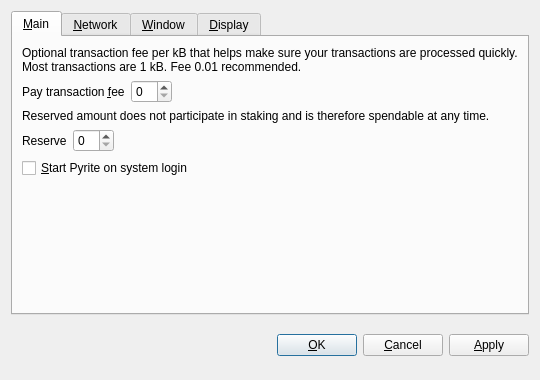
<?xml version="1.0" encoding="UTF-8"?>
<ui version="4.0">
 <class>OptionsDialog</class>
 <widget class="QDialog" name="OptionsDialog">
  <property name="geometry">
   <rect>
    <x>0</x>
    <y>0</y>
    <width>540</width>
    <height>380</height>
   </rect>
  </property>
  <property name="windowTitle">
   <string>Options</string>
  </property>
  <property name="modal">
   <bool>true</bool>
  </property>
  <layout class="QVBoxLayout" name="verticalLayout">
   <item>
    <widget class="QTabWidget" name="tabWidget">
     <property name="tabPosition">
      <enum>QTabWidget::North</enum>
     </property>
     <property name="currentIndex">
      <number>0</number>
     </property>
     <widget class="QWidget" name="tabMain">
      <attribute name="title">
       <string>&amp;Main</string>
      </attribute>
      <layout class="QVBoxLayout" name="verticalLayout_Main">
       <item>
        <widget class="QLabel" name="transactionFeeInfoLabel">
         <property name="text">
          <string>Optional transaction fee per kB that helps make sure your transactions are processed quickly. Most transactions are 1 kB. Fee 0.01 recommended.</string>
         </property>
         <property name="textFormat">
          <enum>Qt::PlainText</enum>
         </property>
         <property name="wordWrap">
          <bool>true</bool>
         </property>
        </widget>
       </item>
       <item>
        <layout class="QHBoxLayout" name="horizontalLayoutFee">
         <item>
          <widget class="QLabel" name="transactionFeeLabel">
           <property name="text">
            <string>Pay transaction &amp;fee</string>
           </property>
           <property name="textFormat">
            <enum>Qt::PlainText</enum>
           </property>
           <property name="buddy">
            <cstring>transactionFee</cstring>
           </property>
          </widget>
         </item>
         <item>
          <widget class="BitcoinAmountField" name="transactionFee"/>
         </item>
         <item>
          <spacer name="horizontalSpacerFee">
           <property name="orientation">
            <enum>Qt::Horizontal</enum>
           </property>
           <property name="sizeHint" stdset="0">
            <size>
             <width>40</width>
             <height>20</height>
            </size>
           </property>
          </spacer>
         </item>
        </layout>
       </item>
       <item>
        <widget class="QLabel" name="reserveBalanceInfoLabel">
         <property name="text">
          <string>Reserved amount does not participate in staking and is therefore spendable at any time.</string>
         </property>
         <property name="textFormat">
          <enum>Qt::PlainText</enum>
         </property>
         <property name="wordWrap">
          <bool>true</bool>
         </property>
        </widget>
       </item>
       <item>
        <layout class="QHBoxLayout" name="horizontalLayoutReserveBalance">
         <item>
          <widget class="QLabel" name="reserveBalanceLabel">
           <property name="text">
            <string>Reserve</string>
           </property>
           <property name="textFormat">
            <enum>Qt::PlainText</enum>
           </property>
           <property name="buddy">
            <cstring>reserveBalance</cstring>
           </property>
          </widget>
         </item>
         <item>
          <widget class="BitcoinAmountField" name="reserveBalance"/>
         </item>
         <item>
          <spacer name="horizontalSpacerReserveBalance">
           <property name="orientation">
            <enum>Qt::Horizontal</enum>
           </property>
           <property name="sizeHint" stdset="0">
            <size>
             <width>40</width>
             <height>20</height>
            </size>
           </property>
          </spacer>
         </item>
        </layout>
       </item>
       <item>
        <widget class="QCheckBox" name="bitcoinAtStartup">
         <property name="toolTip">
          <string>Automatically start Pyrite after logging in to the system.</string>
         </property>
         <property name="text">
          <string>&amp;Start Pyrite on system login</string>
         </property>
        </widget>
       </item>
       <item>
        <spacer name="verticalSpacer_Main">
         <property name="orientation">
          <enum>Qt::Vertical</enum>
         </property>
         <property name="sizeHint" stdset="0">
          <size>
           <width>20</width>
           <height>40</height>
          </size>
         </property>
        </spacer>
       </item>
      </layout>
     </widget>
     <widget class="QWidget" name="tabNetwork">
      <attribute name="title">
       <string>&amp;Network</string>
      </attribute>
      <layout class="QVBoxLayout" name="verticalLayout_Network">
       <item>
        <widget class="QCheckBox" name="mapPortUpnp">
         <property name="toolTip">
          <string>Automatically open the Pyrite client port on the router. This only works when your router supports UPnP and it is enabled.</string>
         </property>
         <property name="text">
          <string>Map port using &amp;UPnP</string>
         </property>
        </widget>
       </item>
       <item>
        <widget class="QCheckBox" name="connectSocks">
         <property name="toolTip">
          <string>Connect to the Pyrite network through a SOCKS5 proxy (e.g. when connecting through Tor).</string>
         </property>
         <property name="text">
          <string>&amp;Connect through SOCKS5 proxy:</string>
         </property>
        </widget>
       </item>
       <item>
        <layout class="QHBoxLayout" name="horizontalLayout_Network">
         <item>
          <widget class="QLabel" name="proxyIpLabel">
           <property name="text">
            <string>Proxy &amp;IP:</string>
           </property>
           <property name="textFormat">
            <enum>Qt::PlainText</enum>
           </property>
           <property name="buddy">
            <cstring>proxyIp</cstring>
           </property>
          </widget>
         </item>
         <item>
          <widget class="QValidatedLineEdit" name="proxyIp">
           <property name="maximumSize">
            <size>
             <width>140</width>
             <height>16777215</height>
            </size>
           </property>
           <property name="toolTip">
            <string>IP address of the proxy (e.g. 127.0.0.1)</string>
           </property>
          </widget>
         </item>
         <item>
          <widget class="QLabel" name="proxyPortLabel">
           <property name="text">
            <string>&amp;Port:</string>
           </property>
           <property name="textFormat">
            <enum>Qt::PlainText</enum>
           </property>
           <property name="buddy">
            <cstring>proxyPort</cstring>
           </property>
          </widget>
         </item>
         <item>
          <widget class="QLineEdit" name="proxyPort">
           <property name="maximumSize">
            <size>
             <width>55</width>
             <height>16777215</height>
            </size>
           </property>
           <property name="toolTip">
            <string>Port of the proxy (e.g. 9050)</string>
           </property>
          </widget>
         </item>
         <item>
          <spacer name="horizontalSpacer_Network">
           <property name="orientation">
            <enum>Qt::Horizontal</enum>
           </property>
           <property name="sizeHint" stdset="0">
            <size>
             <width>40</width>
             <height>20</height>
            </size>
           </property>
          </spacer>
         </item>
        </layout>
       </item>
       <item>
        <spacer name="verticalSpacer_Network">
         <property name="orientation">
          <enum>Qt::Vertical</enum>
         </property>
         <property name="sizeHint" stdset="0">
          <size>
           <width>20</width>
           <height>40</height>
          </size>
         </property>
        </spacer>
       </item>
      </layout>
     </widget>
     <widget class="QWidget" name="tabWindow">
      <attribute name="title">
       <string>&amp;Window</string>
      </attribute>
      <layout class="QVBoxLayout" name="verticalLayout_Window">
       <item>
        <widget class="QCheckBox" name="minimizeToTray">
         <property name="toolTip">
          <string>Show only a tray icon after minimizing the window.</string>
         </property>
         <property name="text">
          <string>&amp;Minimize to the tray instead of the taskbar</string>
         </property>
        </widget>
       </item>
       <item>
        <widget class="QCheckBox" name="minimizeOnClose">
         <property name="toolTip">
          <string>Minimize instead of exit the application when the window is closed. When this option is enabled, the application will be closed only after selecting Quit in the menu.</string>
         </property>
         <property name="text">
          <string>M&amp;inimize on close</string>
         </property>
        </widget>
       </item>
       <item>
        <spacer name="verticalSpacer_Window">
         <property name="orientation">
          <enum>Qt::Vertical</enum>
         </property>
         <property name="sizeHint" stdset="0">
          <size>
           <width>20</width>
           <height>40</height>
          </size>
         </property>
        </spacer>
       </item>
      </layout>
     </widget>
     <widget class="QWidget" name="tabDisplay">
      <attribute name="title">
       <string>&amp;Display</string>
      </attribute>
      <layout class="QVBoxLayout" name="verticalLayout_Display">
       <item>
        <layout class="QHBoxLayout" name="horizontalLayout_1_Display">
         <item>
          <widget class="QLabel" name="langLabel">
           <property name="text">
            <string>User Interface &amp;language:</string>
           </property>
           <property name="textFormat">
            <enum>Qt::PlainText</enum>
           </property>
           <property name="buddy">
            <cstring>lang</cstring>
           </property>
          </widget>
         </item>
         <item>
          <widget class="QValueComboBox" name="lang">
           <property name="toolTip">
            <string>The user interface language can be set here. This setting will take effect after restarting Pyrite.</string>
           </property>
          </widget>
         </item>
        </layout>
       </item>
       <item>
        <layout class="QHBoxLayout" name="horizontalLayout_2_Display">
         <item>
          <widget class="QLabel" name="unitLabel">
           <property name="text">
            <string>&amp;Unit to show amounts in:</string>
           </property>
           <property name="textFormat">
            <enum>Qt::PlainText</enum>
           </property>
           <property name="buddy">
            <cstring>unit</cstring>
           </property>
          </widget>
         </item>
         <item>
          <widget class="QValueComboBox" name="unit">
           <property name="toolTip">
            <string>Choose the default subdivision unit to show in the interface and when sending coins.</string>
           </property>
          </widget>
         </item>
        </layout>
       </item>
       <item>
        <widget class="QCheckBox" name="coinControlFeatures">
         <property name="toolTip">
          <string>Whether to show coin control features or not.</string>
         </property>
         <property name="text">
          <string>Display coin &amp;control features (experts only!)</string>
         </property>
        </widget>
       </item>
       <item>
        <widget class="QCheckBox" name="useBlackTheme">
         <property name="text">
          <string>Use black visual theme (requires restart)</string>
         </property>
        </widget>
       </item>
       <item>
        <spacer name="verticalSpacer_Display">
         <property name="orientation">
          <enum>Qt::Vertical</enum>
         </property>
         <property name="sizeHint" stdset="0">
          <size>
           <width>20</width>
           <height>40</height>
          </size>
         </property>
        </spacer>
       </item>
      </layout>
     </widget>
    </widget>
   </item>
   <item>
    <layout class="QHBoxLayout" name="horizontalLayout_Buttons">
     <item>
      <spacer name="horizontalSpacer_1">
       <property name="orientation">
        <enum>Qt::Horizontal</enum>
       </property>
       <property name="sizeHint" stdset="0">
        <size>
         <width>40</width>
         <height>48</height>
        </size>
       </property>
      </spacer>
     </item>
     <item>
      <widget class="QLabel" name="statusLabel">
       <property name="font">
        <font>
         <weight>75</weight>
         <bold>true</bold>
        </font>
       </property>
       <property name="text">
        <string/>
       </property>
       <property name="textFormat">
        <enum>Qt::PlainText</enum>
       </property>
       <property name="wordWrap">
        <bool>true</bool>
       </property>
      </widget>
     </item>
     <item>
      <spacer name="horizontalSpacer_2">
       <property name="orientation">
        <enum>Qt::Horizontal</enum>
       </property>
       <property name="sizeHint" stdset="0">
        <size>
         <width>40</width>
         <height>48</height>
        </size>
       </property>
      </spacer>
     </item>
     <item>
      <widget class="QPushButton" name="okButton">
       <property name="text">
        <string>&amp;OK</string>
       </property>
      </widget>
     </item>
     <item>
      <widget class="QPushButton" name="cancelButton">
       <property name="text">
        <string>&amp;Cancel</string>
       </property>
       <property name="autoDefault">
        <bool>false</bool>
       </property>
      </widget>
     </item>
     <item>
      <widget class="QPushButton" name="applyButton">
       <property name="text">
        <string>&amp;Apply</string>
       </property>
       <property name="autoDefault">
        <bool>false</bool>
       </property>
      </widget>
     </item>
    </layout>
   </item>
  </layout>
 </widget>
 <customwidgets>
  <customwidget>
   <class>BitcoinAmountField</class>
   <extends>QSpinBox</extends>
   <header>bitcoinamountfield.h</header>
  </customwidget>
  <customwidget>
   <class>QValueComboBox</class>
   <extends>QComboBox</extends>
   <header>qvaluecombobox.h</header>
  </customwidget>
  <customwidget>
   <class>QValidatedLineEdit</class>
   <extends>QLineEdit</extends>
   <header>qvalidatedlineedit.h</header>
  </customwidget>
 </customwidgets>
 <resources/>
 <connections/>
</ui>
